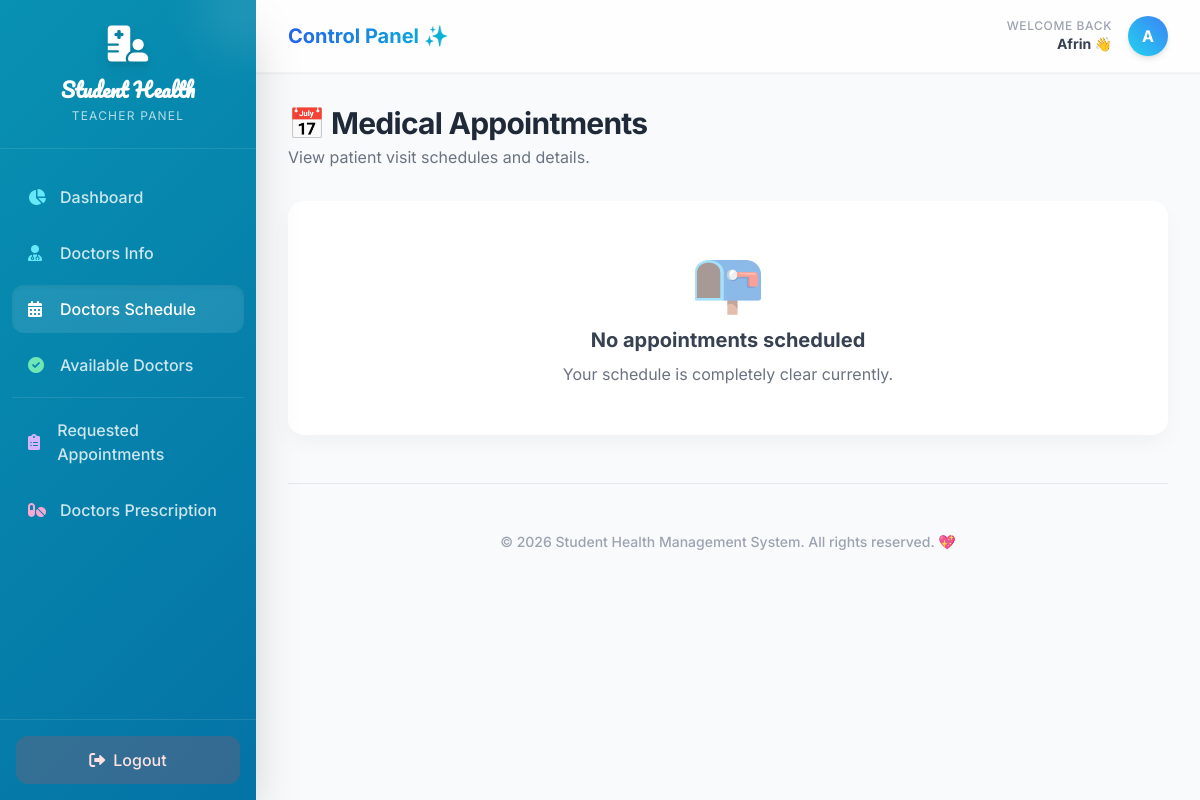
Screenshot of /my-schedule/ (signed in) with the database file from the repository.
### users/models.py (models this page shows, shortened)
class User(AbstractUser):
    ROLE_CHOICES = [
        ('admin', 'Admin'),
        ('doctor', 'Doctor'),
        ('patient', 'Patient'),
        ('accountant', 'Accountant'),
        ('teacher', 'Teacher'),
    ]
    role = models.CharField(max_length=20, choices=ROLE_CHOICES, default='patient')

### users/views.py (the view)
# urls.py: path('my-schedule/', views.my_schedule, name='my_schedule'),
@login_required(login_url='login')
def my_schedule(request):
    if request.user.role == 'doctor':
        try:
            doctor_profile = request.user.doctor_profile
            schedules = Appointment.objects.filter(doctor=doctor_profile).order_by('-date', '-time')
        except Doctor.DoesNotExist:
            schedules = []
    elif request.user.role == 'admin':
        schedules = Appointment.objects.all().order_by('-date', '-time')
    else:
        schedules = []
    return render(request, 'doctors appointment schedule.html', {'schedules': schedules})

### users/templates/doctors appointment schedule.html (shortened to what this page needs)
<!DOCTYPE html>
<html lang="en">
<head>
    <script src="https://cdn.tailwindcss.com"></script>
    <link href="https://cdnjs.cloudflare.com/ajax/libs/font-awesome/6.0.0-beta3/css/all.min.css" rel="stylesheet">
</head>
<body class="antialiased flex text-gray-800 min-h-screen">
    <aside class="w-64 bg-ombre text-white flex flex-col fixed h-full z-20 shadow-2xl">
        <div class="p-6 text-center border-b border-white/10 relative overflow-hidden">
            <div class="absolute -top-10 -right-10 w-24 h-24 bg-white/10 rounded-full blur-xl"></div>
            <i class="fas fa-hospital-user text-4xl mb-3 drop-shadow-lg"></i>
            <h3 class="text-xl font-bold logo-font">Student Health</h3>
            <p class="text-xs text-white/70 uppercase tracking-widest mt-1">{% if user.role == 'admin' %}Student{% else %}{{ user.role|title }}{% endif %} Panel</p>
        </div>
        <nav class="flex-1 py-6 px-3 space-y-2 overflow-y-auto">
            <a href="{% url 'dashboard' %}" class="flex items-center px-4 py-3 text-white/80 hover:text-white hover:bg-white/5 rounded-xl font-medium transition-all group">
                <i class="fas fa-chart-pie w-6 group-hover:scale-110 transition-transform text-cyan-300"></i><span class="ml-2">Dashboard</span>
            </a>
            <a href="{% url 'doctors_list' %}" class="flex items-center px-4 py-3 text-white/80 hover:text-white hover:bg-white/5 rounded-xl font-medium transition-all group">
                <i class="fas fa-user-md w-6 group-hover:scale-110 transition-transform text-cyan-300"></i><span class="ml-2">Doctors Info</span>
            </a>
            <a href="{% url 'my_schedule' %}" class="flex items-center px-4 py-3 bg-white/10 text-white rounded-xl font-medium transition-all group relative overflow-hidden shadow-inner">
                <i class="fas fa-calendar-alt w-6 relative z-10 text-white"></i><span class="relative z-10 ml-2">Doctors Schedule</span>
            </a>
            <a href="{% url 'available_doctors' %}" class="flex items-center px-4 py-3 text-white/80 hover:text-white hover:bg-white/5 rounded-xl font-medium transition-all group">
                <i class="fas fa-check-circle w-6 group-hover:scale-110 transition-transform text-emerald-300"></i><span class="ml-2">Available Doctors</span>
            </a>
            <div class="my-4 border-t border-white/10"></div>
            <a href="{% url 'requested_appointments' %}" class="flex items-center px-4 py-3 text-white/80 hover:text-white hover:bg-white/5 rounded-xl font-medium transition-all group">
                <i class="fas fa-clipboard-list w-6 group-hover:scale-110 transition-transform text-purple-300"></i><span class="ml-2">Requested Appointments</span>
            </a>
            <a href="{% url 'book_appointment' %}" class="flex items-center px-4 py-3 text-white/80 hover:text-white hover:bg-white/5 rounded-xl font-medium transition-all group">
                <i class="fas fa-pills w-6 group-hover:scale-110 transition-transform text-pink-300"></i><span class="ml-2">Doctors Prescription</span>
            </a>
        </nav>
        <div class="p-4 border-t border-white/10">
            <a href="{% url 'logout' %}" class="flex items-center justify-center px-4 py-3 bg-red-500/20 text-red-100 hover:bg-red-500 hover:text-white hover:shadow-lg hover:shadow-red-500/30 rounded-xl font-medium transition-all">
                <i class="fas fa-sign-out-alt mr-2"></i> Logout
            </a>
        </div>
    </aside>
    <main class="flex-1 ml-64 bg-[#f8fafc] min-h-screen relative">
        <header class="bg-white/80 backdrop-blur-md shadow-sm sticky top-0 z-10 border-b border-gray-100 px-8 py-4 flex justify-between items-center transition-all">
            <h2 class="text-xl font-bold bg-gradient-to-r from-blue-600 to-cyan-500 bg-clip-text text-transparent">Control Panel ✨</h2>
            <div class="flex items-center space-x-4">
                <div class="flex flex-col text-right">
                    <span class="text-xs text-gray-400 font-medium uppercase tracking-wider">Welcome Back</span>
                    <span class="text-sm font-bold text-gray-700">{{ user.first_name|default:user.username }} 👋</span>
                </div>
                <div class="w-10 h-10 rounded-full bg-gradient-to-tr from-cyan-400 to-blue-500 flex items-center justify-center text-white font-bold shadow-md transform hover:scale-105 transition-transform cursor-pointer">
                    {{ user.first_name|first|default:user.username|first|upper }}
                </div>
            </div>
        </header>
        <div class="p-8 max-w-5xl mx-auto">
            <div class="fade-in-up flex justify-between items-center mb-8">
                <div>
                    <h3 class="text-3xl font-bold text-gray-800 tracking-tight">📅 Medical Appointments</h3>
                    <p class="text-gray-500 mt-1">View patient visit schedules and details.</p>
                </div>
            </div>
            <div class="space-y-6">
                {% for appt in schedules %}
                <div class="glass-card rounded-2xl p-6 fade-in-up" style="animation-delay: {{ forloop.counter0|add:1 }}00ms;">
                    <div class="flex items-center mb-5 pb-4 border-b border-gray-100">
                        <div class="w-12 h-12 rounded-full bg-blue-100 text-blue-600 flex items-center justify-center text-xl font-bold mr-4 shadow-sm">
                            👤
                        </div>
                        <div class="flex-1">
                            <h4 class="text-lg font-bold text-gray-800">Patient: {{ appt.patient.user.first_name }} {{ appt.patient.user.last_name }}</h4>
                            <p class="text-sm text-gray-500 font-medium">Scheduled for: <span class="text-blue-600">{{ appt.date }} at {{ appt.time }}</span></p>
                        </div>
                        <div>
                            {% if appt.status == 'completed' %}
                                <span class="px-4 py-1.5 rounded-full text-xs font-bold bg-green-100 text-green-700 ring-1 ring-green-200 uppercase tracking-wider">✨ Completed</span>
                            {% elif appt.status == 'cancelled' %}
                                <span class="px-4 py-1.5 rounded-full text-xs font-bold bg-red-100 text-red-700 ring-1 ring-red-200 uppercase tracking-wider">❌ Cancelled</span>
                            {% else %}
                                <span class="px-4 py-1.5 rounded-full text-xs font-bold bg-amber-100 text-amber-700 ring-1 ring-amber-200 uppercase tracking-wider">⏳ {{ appt.status }}</span>
                            {% endif %}
                        </div>
                    </div>
                    <div class="grid grid-cols-1 md:grid-cols-2 gap-6 mt-4">
                        <div class="relative">
                            <input type="text" value="Main Clinic" class="floating-input w-full px-4 py-3.5 border border-gray-200 rounded-xl text-gray-700 font-medium peer" placeholder=" " readonly>
                            <label class="floating-label absolute text-gray-400 left-4 top-3.5 pointer-events-none flex items-center bg-transparent">
                                🏥 Location
                            </label>
                        </div>
                        <div class="relative">
                            <input type="text" value="{{ appt.patient.phone|default:'N/A' }}" class="floating-input w-full px-4 py-3.5 border border-gray-200 rounded-xl text-gray-700 font-medium peer" placeholder=" " readonly>
                            <label class="floating-label absolute text-gray-400 left-4 top-3.5 pointer-events-none flex items-center bg-transparent">
                                📞 Contact
                            </label>
                        </div>
                        <div class="relative md:col-span-2">
                            <input type="text" value="Medical Consultation" class="floating-input w-full px-4 py-3.5 border border-gray-200 rounded-xl text-gray-700 font-medium peer" placeholder=" " readonly>
                            <label class="floating-label absolute text-gray-400 left-4 top-3.5 pointer-events-none flex items-center bg-transparent">
                                💡 Reason
                            </label>
                        </div>
                    </div>
                    <div class="mt-6 flex items-center space-x-6 p-4 bg-gray-50 rounded-xl border border-gray-100">
                        <span class="text-sm font-bold text-gray-600 uppercase tracking-wider mr-2">Quick Status:</span>
                        <label class="flex items-center cursor-not-allowed group">
                            <input type="checkbox" class="modern-checkbox mr-3" {% if appt.status == 'completed' %}checked{% endif %} disabled>
                            <span class="text-sm font-medium {% if appt.status == 'completed' %}text-gray-800{% else %}text-gray-400{% endif %}">Completed</span>
                        </label>
                        <label class="flex items-center cursor-not-allowed group">
                            <input type="checkbox" class="modern-checkbox mr-3" {% if appt.status == 'cancelled' %}checked{% endif %} disabled>
                            <span class="text-sm font-medium {% if appt.status == 'cancelled' %}text-gray-800{% else %}text-gray-400{% endif %}">Canceled</span>
                        </label>
                    </div>
                    <div class="mt-4 relative">
                        <textarea class="floating-input w-full px-4 py-4 border border-gray-200 rounded-xl text-gray-700 font-medium peer resize-none h-24" placeholder=" " readonly></textarea>
                        <label class="floating-label absolute text-gray-400 left-4 top-4 pointer-events-none flex items-center bg-transparent">
                            📝 Consultation Notes
                        </label>
                    </div>
                </div>
                {% empty %}
                <div class="glass-card rounded-2xl p-12 text-center fade-in-up delay-1">
                    <div class="text-6xl mb-4 opacity-50">📭</div>
                    <h4 class="text-xl font-bold text-gray-700 mb-2">No appointments scheduled</h4>
                    <p class="text-gray-500">Your schedule is completely clear currently.</p>
                </div>
                {% endfor %}
            </div>
            <div class="fade-in-up delay-3 pt-12 pb-6 text-center border-t border-gray-200 mt-12">
                <p class="text-sm text-gray-400 font-medium">
                    &copy; 2026 Student Health Management System. All rights reserved. 💖
                </p>
            </div>
        </div>
    </main>
</body>
</html>

### users/templates/doctors appointment schedule.html (style rules this page uses)
body { font-family: 'Inter', sans-serif; background-color: #f8fafc; }
.logo-font { font-family: 'Pacifico', cursive; }
.bg-ombre { background: linear-gradient(-45deg, #0f172a, #1e3a8a, #0369a1, #0891b2); background-size: 400% 400%; animation: gradientBG 15s ease infinite; }
.fade-in-up { animation: fadeInUp 0.5s ease-out forwards; opacity: 0; transform: translateY(20px); }
.glass-card { background: rgba(255, 255, 255, 0.95); backdrop-filter: blur(10px); border: 1px solid rgba(255, 255, 255, 0.6); box-shadow: 0 10px 25px -5px rgba(0, 0, 0, 0.05); transition: all 0.3s ease; }

### rows the page displays
User: role "TEACHER", first_name "Afrin", first_name|first "A"
